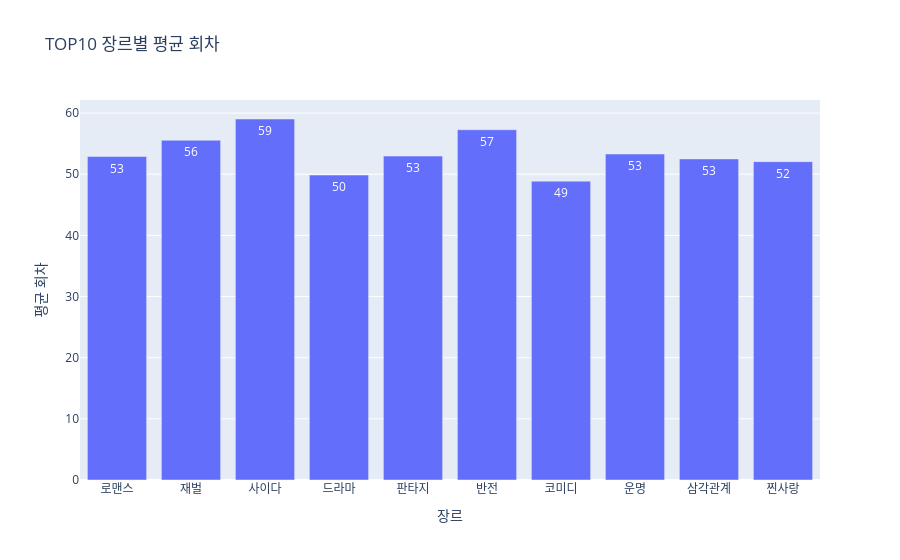

The cell this chart's notebook holds for it:
### Code cell
import plotly.express as px

# 1. 장르 개수 TOP10
top_genres = genre_count.head(10).index

# 2. 그 장르들의 평균 회차
top10_avg = genre_avg.loc[top_genres]

# 3. 시각화
fig = px.bar(
    x=top10_avg.index,
    y=top10_avg.values,
    labels={"x": "장르", "y": "평균 회차"},
    title="TOP10 장르별 평균 회차",
    text=top10_avg.values 
)

fig.update_traces(texttemplate='%{text:.0f}')

fig.show()

### Figure 1 — Plotly figure (JSON) as saved in the notebook; plotly's stock layout.template omitted (floating-point values rounded to 4 significant figures)
{"data": [{"hovertemplate": "장르=%{x}<br>평균 회차=%{y}<br>text=%{text}<extra></extra>", "legendgroup": "", "marker": {"color": "#636efa", "pattern": {"shape": ""}}, "name": "", "orientation": "v", "showlegend": false, "text": [52.9, 55.56, 59.03, 49.86, 52.96, 57.27, 48.87, 53.3, 52.5, 52.06], "textposition": "auto", "texttemplate": "%{text:.0f}", "type": "bar", "x": ["로맨스", "재벌", "사이다", "드라마", "판타지", "반전", "코미디", "운명", "삼각관계", "찐사랑"], "xaxis": "x", "y": [52.9, 55.56, 59.03, 49.86, 52.96, 57.27, 48.87, 53.3, 52.5, 52.06], "yaxis": "y"}], "layout": {"barmode": "relative", "legend": {"tracegroupgap": 0}, "title": {"text": "TOP10 장르별 평균 회차"}, "xaxis": {"anchor": "y", "domain": [0, 1], "title": {"text": "장르"}}, "yaxis": {"anchor": "x", "domain": [0, 1], "title": {"text": "평균 회차"}}}}
